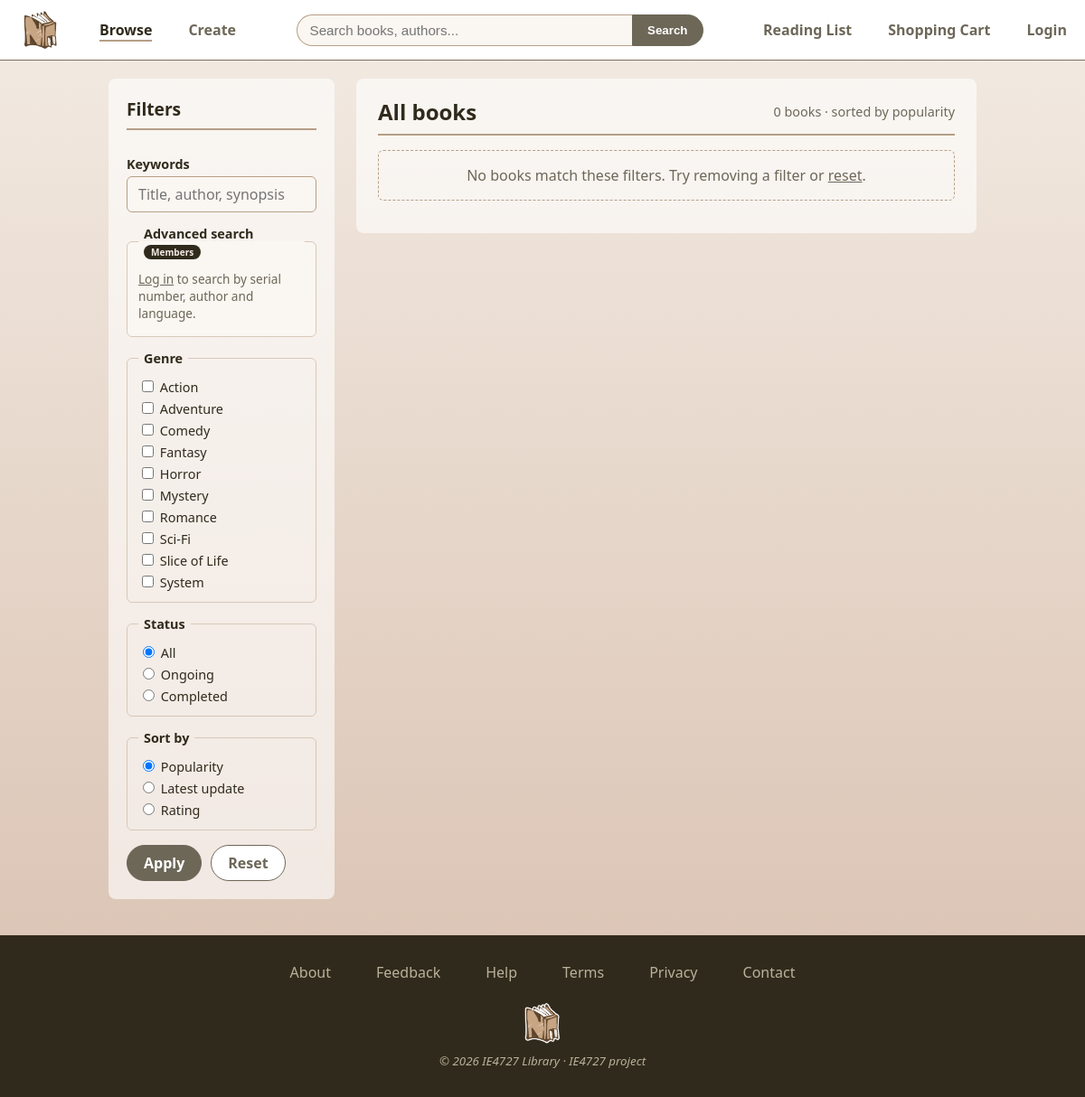
/browse.php?sort=views, run on the app's committed database.
### tables this page shows
CREATE TABLE genres (
    id   INT AUTO_INCREMENT PRIMARY KEY,
    name VARCHAR(50) NOT NULL,
    slug VARCHAR(50) NOT NULL UNIQUE
);

### includes/functions.php (called while the page is built, shortened)
<?php
function h($text)
{
    return htmlspecialchars((string) $text, ENT_QUOTES, 'UTF-8');
}
function param($source, $key)
{
    return isset($source[$key]) && is_string($source[$key]) ? trim($source[$key]) : '';
}
function cart_count()
{
    $user = current_user();
    if ($user === null) {
        return 0;
    }
    return (int) db_row('SELECT COUNT(*) AS n FROM cart_items WHERE user_id = ?', 'i', [$user['id']])['n'];
}

### includes/auth.php (called while the page is built, shortened)
<?php
function current_user()
{
    static $user = false;
    if ($user === false) {
        $user = null;
    }
    return $user;
}

### includes/db.php (called while the page is built, shortened)
<?php
$db = new mysqli('localhost', 'root', '', 'novel_portal');
$db->set_charset('utf8mb4');
function db_query($sql, $types = '', $params = [])
{
    global $db;
    $stmt = $db->prepare($sql);
    if ($types !== '') {
        $stmt->bind_param($types, ...$params);
    }
    $stmt->execute();
    $result = $stmt->get_result();
    return $result === false ? $stmt : $result;
}
function db_row($sql, $types = '', $params = [])
{
    $row = db_query($sql, $types, $params)->fetch_assoc();
    return $row === null ? null : $row;
}
function db_all($sql, $types = '', $params = [])
{
    return db_query($sql, $types, $params)->fetch_all(MYSQLI_ASSOC);
}

### browse.php (the view, shortened to what this page needs)
<?php
$user = current_user();
$q = param($_GET, 'q');
$selectedGenres = isset($_GET['genre']) ? array_values(array_filter((array) $_GET['genre'], 'is_string')) : [];
$status = in_array(param($_GET, 'status'), ['ongoing', 'completed']) ? param($_GET, 'status') : 'all';
$sorts = ['views' => 'Popularity', 'updated' => 'Latest update', 'rating' => 'Rating'];
$sort = isset($sorts[param($_GET, 'sort')]) ? param($_GET, 'sort') : 'views';
$page = max(1, (int) param($_GET, 'page'));
$serial = $user ? strtoupper(param($_GET, 'serial')) : '';
$author = $user ? param($_GET, 'author') : '';
$language = $user ? param($_GET, 'language') : '';
$where = [];
$types = '';
$params = [];
$whereSql = $where ? 'WHERE ' . implode(' AND ', $where) : '';
$from = 'FROM books b JOIN users u ON u.id = b.user_id JOIN genres g ON g.id = b.genre_id';
$total = (int) db_row("SELECT COUNT(*) AS n $from $whereSql", $types, $params)['n'];
$pages = max(1, (int) ceil($total / PER_PAGE));
$page = min($page, $pages);
$orderBy = [
    'views'   => 'b.views DESC',
    'updated' => 'last_update IS NULL, last_update DESC',
    'rating'  => 'avg_rating IS NULL, avg_rating DESC, b.views DESC',
][$sort];
$books = db_all(
    "SELECT b.id, b.serial_no, b.title, b.cover, b.synopsis, b.status, b.price, b.views,
            u.username AS author, g.name AS genre,
            (SELECT AVG(r.rating) FROM reviews r WHERE r.book_id = b.id) AS avg_rating,
            (SELECT COUNT(*) FROM chapters c WHERE c.book_id = b.id) AS chapter_count,
            (SELECT MAX(c.created_at) FROM chapters c WHERE c.book_id = b.id) AS last_update
     $from $whereSql
     ORDER BY $orderBy
     LIMIT ? OFFSET ?",
    $types . 'ii', array_merge($params, [PER_PAGE, ($page - 1) * PER_PAGE])
);
$allGenres = db_all('SELECT name, slug FROM genres ORDER BY name');
$languages = db_all('SELECT DISTINCT language FROM books ORDER BY language');
require 'includes/header.php';
?>
            <div class="browseLayout">
                <aside class="filterPanel">
                    <form action="browse.php" method="get" id="filterForm">
                        <h2>Filters</h2>
                        <label for="q">Keywords</label>
                        <input type="search" id="q" name="q" value="<?= h($q) ?>" placeholder="Title, author, synopsis">
                        <fieldset class="memberSearch">
                            <legend>Advanced search <span class="memberTag">Members</span></legend>
<?php if ($user): ?>
                            <label for="serial">Serial number</label>
                            <input type="text" id="serial" name="serial" value="<?= h($serial) ?>" placeholder="e.g. NB-000001"
                                   pattern="(NB-|nb-)?\d{1,6}" title="NB- followed by up to 6 digits, or just the digits">
                            <label for="author">Author</label>
                            <input type="text" id="author" name="author" value="<?= h($author) ?>" maxlength="30">
                            <label for="language">Language</label>
                            <select id="language" name="language">
                                <option value="">Any</option>
<?php foreach ($languages as $row): ?>
                                <option<?= $language === $row['language'] ? ' selected' : '' ?>><?= h($row['language']) ?></option>
<?php endforeach; ?>
                            </select>
<?php else: ?>
                            <p class="hint"><a href="login.php?redirect=<?= urlencode($_SERVER['REQUEST_URI']) ?>">Log in</a>
                                to search by serial number, author and language.</p>
<?php endif; ?>
                        </fieldset>
                        <fieldset>
                            <legend>Genre</legend>
<?php foreach ($allGenres as $genre): ?>
                            <label class="checkLabel">
                                <input type="checkbox" name="genre[]" value="<?= h($genre['slug']) ?>"
                                    <?= in_array($genre['slug'], $selectedGenres) ? 'checked' : '' ?>> <?= h($genre['name']) ?>
                            </label>
<?php endforeach; ?>
                        </fieldset>
                        <fieldset>
                            <legend>Status</legend>
<?php foreach (['all' => 'All', 'ongoing' => 'Ongoing', 'completed' => 'Completed'] as $value => $label): ?>
                            <label class="checkLabel">
                                <input type="radio" name="status" value="<?= $value ?>"<?= $status === $value ? ' checked' : '' ?>> <?= $label ?>
                            </label>
<?php endforeach; ?>
                        </fieldset>
                        <fieldset>
                            <legend>Sort by</legend>
<?php foreach ($sorts as $value => $label): ?>
                            <label class="checkLabel">
                                <input type="radio" name="sort" value="<?= $value ?>"<?= $sort === $value ? ' checked' : '' ?>> <?= $label ?>
                            </label>
<?php endforeach; ?>
                        </fieldset>
                        <div class="formActions">
                            <button type="submit" class="btn">Apply</button>
                            <a href="browse.php" class="btn btnSecondary">Reset</a>
                        </div>
                    </form>
                </aside>
                <section class="results">
                    <div class="sectionHeader">
                        <h2><?= $q !== '' ? 'Results for &ldquo;' . h($q) . '&rdquo;' : 'All books' ?></h2>
                        <span class="resultCount"><?= $total ?> book<?= $total === 1 ? '' : 's' ?> &middot; sorted by <?= strtolower($sorts[$sort]) ?></span>
                    </div>
<?php if (!$books): ?>
                    <p class="emptyNote">No books match these filters. Try removing a filter or <a href="browse.php">reset</a>.</p>
<?php endif; ?>
                </section>
            </div>
<?php require 'includes/footer.php'; ?>

### includes/header.php (shortened to what this page needs)
<?php
$currentPage = basename($_SERVER['SCRIPT_NAME']);
$navUser = current_user();
$cartCount = cart_count();
function nav_class($page)
{
    global $currentPage;
    return $currentPage === $page ? ' class="active"' : '';
}
?>
<!DOCTYPE html>
<html lang="en">
    <head>
        <link rel="stylesheet" href="css/style.css">
    </head>
    <body>
        <div id="navBar">
            <div class="navBarInner">
                <ul class="navBarLeft">
                    <li><a href="index.php"><img src="images/logo.png" alt="Home" width="50" height="50"></a></li>
                    <li><a href="browse.php"<?= nav_class('browse.php') ?>>Browse</a></li>
                    <li><a href="create.php"<?= nav_class('create.php') ?>>Create</a></li>
                </ul>
                <form class="navSearch" action="browse.php" method="get">
                    <input type="search" name="q" placeholder="Search books, authors..." aria-label="Search books"
                           value="<?= $currentPage === 'browse.php' ? h(param($_GET, 'q')) : '' ?>" required>
                    <button type="submit">Search</button>
                </form>
                <ul class="navBarRight">
                    <li><a href="reading_list.php"<?= nav_class('reading_list.php') ?>>Reading List</a></li>
                    <li>
                        <a href="cart.php"<?= nav_class('cart.php') ?>>Shopping Cart<?php if ($cartCount > 0): ?>
                            <span class="cartBadge"><?= $cartCount ?></span><?php endif; ?></a>
                    </li>
<?php if ($navUser): ?>
                    <li><a href="account.php"<?= nav_class('account.php') ?>><?= h($navUser['username']) ?></a></li>
                    <li>
                        <form action="logout.php" method="post" class="logoutForm">
                            <button type="submit">Logout</button>
                        </form>
                    </li>
<?php else: ?>
                    <li><a href="login.php"<?= nav_class('login.php') ?>>Login</a></li>
<?php endif; ?>
                </ul>
            </div>
        </div>
        <main class="container">

### includes/footer.php
        </main>
        <footer>
            <ul class="footerMenu">
                <li><a href="info.php#about">About</a></li>
                <li><a href="info.php#feedback">Feedback</a></li>
                <li><a href="info.php#help">Help</a></li>
                <li><a href="info.php#terms">Terms</a></li>
                <li><a href="info.php#privacy">Privacy</a></li>
                <li><a href="info.php#contact">Contact</a></li>
            </ul>
            <div class="footerCopyright">
                <img src="images/logo.png" alt="logo" height="50" width="50">
                <br>
                <small><i>&copy; <?= date('Y') ?> <?= h(SITE_NAME) ?> &middot; IE4727 project</i></small>
            </div>
        </footer>
    </body>
</html>

### css/style.css (style rules this page uses)
body { font-family:system-ui, -apple-system, BlinkMacSystemFont, 'Segoe UI', Roboto, Oxygen, Ubuntu, Cantarell, 'Open Sans', 'Helvetica Neue', sans-serif; margin: 0; min-height: 100vh; display: flex; flex-direction: column; background: linear-gradient(#f3ebe3, #d8bfae) fixed; color: #302a1c; }
#navBar { border-bottom: .5px solid #7b705f; background-color: #ffffff; position: sticky; top: 0; z-index: 10; text-align: center; }
.navBarInner { display: flex; justify-content: space-between; align-items: center; gap: 30px; padding: 0 20px; }
.navBarLeft { display: flex; list-style-type: none; gap: 40px; justify-content: left; font-weight: bold; align-items: center; padding: 0; margin: 8px 0; }
.navBarRight { display: flex; list-style-type: none; gap: 40px; justify-content: right; font-weight: bold; align-items: center; padding: 0; margin: 8px 0; }
.navBarLeft img { display: block; }
.navBarInner ul li a:link { text-decoration: none; color: #6d6758; }
.navSearch { display: flex; flex: 1; max-width: 450px; }
.navSearch input { flex: 1; min-width: 0; padding: 8px 14px; border: 1px solid #b69f86; border-right: none; border-radius: 20px 0 0 20px; font-size: 0.95em; background-color: #faf6f1; }
.navSearch button { padding: 8px 16px; border: 1px solid #6d6758; border-radius: 0 20px 20px 0; background-color: #6d6758; color: #ffffff; font-weight: bold; cursor: pointer; }
.container { flex: 1; width: 80%; max-width: 1200px; margin: 0 auto; padding: 20px 0 40px; }
.container section { background-color: rgba(255, 255, 255, 0.6); border-radius: 8px; padding: 20px 24px; margin-bottom: 24px; }
.container h2 { margin-top: 0; color: #302a1c; border-bottom: 2px solid #b69f86; padding-bottom: 8px; }
.sectionHeader { display: flex; align-items: center; flex-wrap: wrap; gap: 16px; border-bottom: 2px solid #b69f86; padding-bottom: 8px; margin-bottom: 16px; }
.container .sectionHeader h2 { border-bottom: none; padding-bottom: 0; margin: 0; }
footer { padding: 30px; height: max-content; background-color: #302a1c; text-align: center; color: #bab19b; }
.footerMenu { list-style-type: none; display: flex; flex-wrap: wrap; gap: 50px; justify-content: center; padding: 0 0 20px; margin: 0; }
.footerCopyright { margin-left: auto; margin-right: auto; }
.footerMenu li a:link { text-decoration: none; color: #bab19b; }
.navBarInner ul li a.active { color: #302a1c; border-bottom: 2px solid #b69f86; }
:where(.container) a { color: #6d6758; }
.hint { font-size: 0.85em; color: #6d6758; margin: 4px 0; }
.emptyNote { padding: 16px; border: 1px dashed #b69f86; border-radius: 6px; color: #6d6758; text-align: center; }
.btn { display: inline-block; padding: 8px 18px; border: 1px solid #6d6758; border-radius: 20px; background-color: #6d6758; color: #ffffff; font: inherit; font-weight: bold; text-decoration: none; text-align: center; cursor: pointer; transition: background-color 0.15s; }
.container a.btn { color: #ffffff; }
.btnSecondary, .container a.btnSecondary { background-color: #ffffff; color: #6d6758; }
.formActions { display: flex; flex-wrap: wrap; gap: 10px; margin-top: 12px; }
.stackForm label, .filterPanel label { font-weight: bold; font-size: 0.9em; margin-top: 8px; }
.stackForm .checkLabel, .filterPanel .checkLabel { font-weight: normal; margin-top: 4px; }
.container input[type=text], .container input[type=email], .container input[type=password], .container input[type=number], .container input[type=search], .container select, .container textarea { box-sizing: border-box; width: 100%; padding: 8px 12px; border: 1px solid #b69f86; border-radius: 6px; background-color: #faf6f1; color: #302a1c; font: inherit; }
fieldset { border: 1px solid #d8c8b8; border-radius: 6px; margin: 10px 0 0; padding: 8px 12px 12px; }
legend { font-weight: bold; font-size: 0.9em; padding: 0 6px; }
.checkLabel { display: block; cursor: pointer; }
.memberTag { display: inline-block; padding: 1px 8px; border-radius: 10px; background-color: #302a1c; color: #f3ebe3; font-size: 0.7em; font-weight: bold; vertical-align: middle; }
.browseLayout { display: grid; grid-template-columns: 250px 1fr; gap: 24px; align-items: start; }
.container .filterPanel { background-color: rgba(255, 255, 255, 0.6); border-radius: 8px; padding: 20px; position: sticky; top: 90px; }
.filterPanel form { display: flex; flex-direction: column; gap: 4px; }
.filterPanel h2 { font-size: 1.2em; }
.memberSearch { background-color: #faf6f1; }
.resultCount { margin-left: auto; color: #6d6758; font-size: 0.9em; }

### data on the page
genres: name "Action"
genres: name "Adventure"
genres: name "Comedy"
genres: name "Fantasy"
genres: name "Horror"
genres: name "Mystery"
genres: name "Romance"
genres: name "Sci-Fi"
genres: name "Slice of Life"
genres: name "System"

### other printed values
$label "All"
$label "Ongoing"
$label "Completed"
$label "Popularity"
$label "Latest update"
$label "Rating"
$total "0"
$sorts[$sort] "popularity"
SITE_NAME "IE4727 Library"
